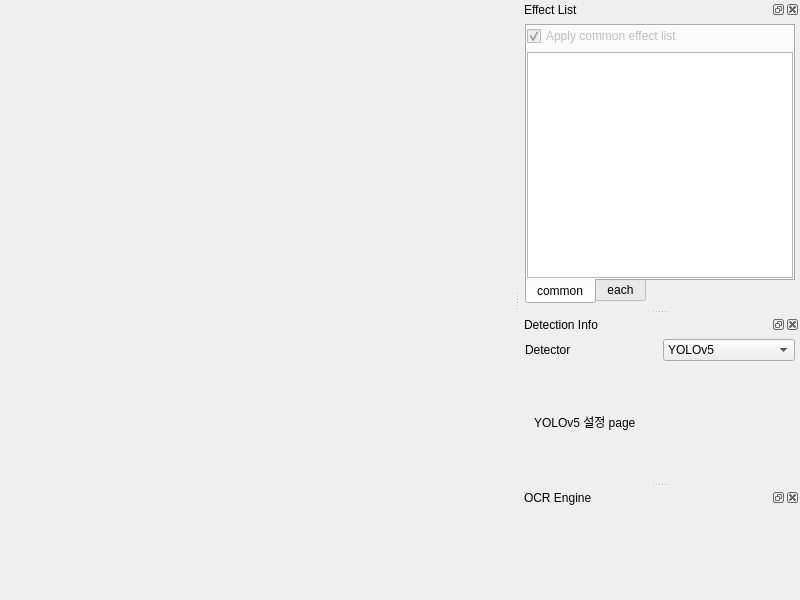
<?xml version="1.0" encoding="UTF-8"?>
<ui version="4.0">
 <class>MainWindow</class>
 <widget class="QMainWindow" name="MainWindow">
  <property name="geometry">
   <rect>
    <x>0</x>
    <y>0</y>
    <width>800</width>
    <height>600</height>
   </rect>
  </property>
  <property name="windowTitle">
   <string>Setting View Widget</string>
  </property>
  <widget class="QWidget" name="centralwidget">
   <layout class="QGridLayout" name="gridLayout_3">
    <property name="leftMargin">
     <number>0</number>
    </property>
    <property name="topMargin">
     <number>0</number>
    </property>
    <property name="rightMargin">
     <number>0</number>
    </property>
    <property name="bottomMargin">
     <number>0</number>
    </property>
    <item row="0" column="0">
     <layout class="QGridLayout" name="layoutSettingView"/>
    </item>
   </layout>
  </widget>
  <widget class="QDockWidget" name="dock_effect">
   <property name="windowTitle">
    <string>Effect List</string>
   </property>
   <attribute name="dockWidgetArea">
    <number>2</number>
   </attribute>
   <widget class="QWidget" name="dockWidgetContents">
    <layout class="QGridLayout" name="gridLayout_2">
     <property name="leftMargin">
      <number>5</number>
     </property>
     <property name="topMargin">
      <number>5</number>
     </property>
     <property name="rightMargin">
      <number>5</number>
     </property>
     <property name="bottomMargin">
      <number>5</number>
     </property>
     <item row="0" column="0">
      <widget class="QTabWidget" name="tab_effectList">
       <property name="enabled">
        <bool>true</bool>
       </property>
       <property name="tabPosition">
        <enum>QTabWidget::South</enum>
       </property>
       <property name="currentIndex">
        <number>0</number>
       </property>
       <widget class="QWidget" name="tab">
        <attribute name="title">
         <string>common</string>
        </attribute>
        <layout class="QGridLayout" name="gridLayout_7">
         <property name="leftMargin">
          <number>0</number>
         </property>
         <property name="topMargin">
          <number>0</number>
         </property>
         <property name="rightMargin">
          <number>0</number>
         </property>
         <property name="bottomMargin">
          <number>0</number>
         </property>
         <item row="0" column="0">
          <widget class="QCheckBox" name="chk_applyCommonEffect">
           <property name="enabled">
            <bool>false</bool>
           </property>
           <property name="toolTip">
            <string>공통 이미지 효과를 적용</string>
           </property>
           <property name="text">
            <string>Apply common effect list</string>
           </property>
           <property name="checkable">
            <bool>true</bool>
           </property>
           <property name="checked">
            <bool>true</bool>
           </property>
          </widget>
         </item>
         <item row="1" column="0">
          <widget class="QListWidget" name="lw_commonEffectList">
           <property name="selectionMode">
            <enum>QAbstractItemView::NoSelection</enum>
           </property>
           <property name="selectionRectVisible">
            <bool>false</bool>
           </property>
          </widget>
         </item>
        </layout>
       </widget>
       <widget class="QWidget" name="tab_2">
        <property name="enabled">
         <bool>false</bool>
        </property>
        <attribute name="title">
         <string>each</string>
        </attribute>
        <layout class="QGridLayout" name="gridLayout_8">
         <property name="leftMargin">
          <number>5</number>
         </property>
         <property name="topMargin">
          <number>5</number>
         </property>
         <property name="rightMargin">
          <number>5</number>
         </property>
         <property name="bottomMargin">
          <number>5</number>
         </property>
         <item row="0" column="0">
          <widget class="QListWidget" name="lw_eachEffectList"/>
         </item>
        </layout>
       </widget>
      </widget>
     </item>
    </layout>
   </widget>
  </widget>
  <widget class="QDockWidget" name="dock_detector">
   <property name="minimumSize">
    <size>
     <width>192</width>
     <height>150</height>
    </size>
   </property>
   <property name="windowTitle">
    <string>Detection Info</string>
   </property>
   <attribute name="dockWidgetArea">
    <number>2</number>
   </attribute>
   <widget class="QWidget" name="dockWidgetContents_2">
    <layout class="QGridLayout" name="gridLayout_4">
     <property name="leftMargin">
      <number>5</number>
     </property>
     <property name="topMargin">
      <number>5</number>
     </property>
     <property name="rightMargin">
      <number>5</number>
     </property>
     <property name="bottomMargin">
      <number>5</number>
     </property>
     <item row="0" column="0">
      <layout class="QVBoxLayout" name="verticalLayout">
       <item>
        <layout class="QHBoxLayout" name="horizontalLayout">
         <item>
          <widget class="QLabel" name="lbl_detector">
           <property name="text">
            <string>Detector</string>
           </property>
          </widget>
         </item>
         <item>
          <widget class="QComboBox" name="cb_detector">
           <item>
            <property name="text">
             <string>YOLOv5</string>
            </property>
           </item>
           <item>
            <property name="text">
             <string>layout-parser</string>
            </property>
           </item>
           <item>
            <property name="text">
             <string>AE TextSpotter</string>
            </property>
           </item>
           <item>
            <property name="text">
             <string>CDDOD</string>
            </property>
           </item>
           <item>
            <property name="text">
             <string>LayoutLM</string>
            </property>
           </item>
           <item>
            <property name="text">
             <string>LayoutLMv2</string>
            </property>
           </item>
           <item>
            <property name="text">
             <string>CRAFT</string>
            </property>
           </item>
          </widget>
         </item>
        </layout>
       </item>
       <item>
        <widget class="QStackedWidget" name="st_detector">
         <property name="currentIndex">
          <number>0</number>
         </property>
         <widget class="QWidget" name="page">
          <layout class="QGridLayout" name="gridLayout_5">
           <item row="0" column="0">
            <widget class="QLabel" name="label">
             <property name="text">
              <string>YOLOv5 설정 page</string>
             </property>
            </widget>
           </item>
          </layout>
         </widget>
         <widget class="QWidget" name="page_3">
          <layout class="QGridLayout" name="gridLayout_6">
           <item row="0" column="0">
            <widget class="QLabel" name="label_2">
             <property name="text">
              <string>layout-parser 설정 page</string>
             </property>
            </widget>
           </item>
          </layout>
         </widget>
         <widget class="QWidget" name="page_4">
          <layout class="QGridLayout" name="gridLayout_9">
           <item row="0" column="0">
            <widget class="QLabel" name="label_3">
             <property name="text">
              <string>AE TextSpotter 설정 page</string>
             </property>
            </widget>
           </item>
          </layout>
         </widget>
         <widget class="QWidget" name="page_5">
          <layout class="QGridLayout" name="gridLayout_10">
           <item row="0" column="0">
            <widget class="QLabel" name="label_4">
             <property name="text">
              <string>CDDOD 설정 page</string>
             </property>
            </widget>
           </item>
          </layout>
         </widget>
         <widget class="QWidget" name="page_6">
          <layout class="QGridLayout" name="gridLayout_11">
           <item row="0" column="0">
            <widget class="QLabel" name="label_5">
             <property name="text">
              <string>LayoutLM 설정 page</string>
             </property>
            </widget>
           </item>
          </layout>
         </widget>
         <widget class="QWidget" name="page_7">
          <layout class="QGridLayout" name="gridLayout_12">
           <item row="0" column="0">
            <widget class="QLabel" name="label_6">
             <property name="text">
              <string>LayoutLMv2 설정 page</string>
             </property>
            </widget>
           </item>
          </layout>
         </widget>
         <widget class="QWidget" name="page_2">
          <layout class="QGridLayout" name="gridLayout_13">
           <item row="0" column="0">
            <widget class="QLabel" name="label_7">
             <property name="text">
              <string>CRAFT 설정 page</string>
             </property>
            </widget>
           </item>
          </layout>
         </widget>
        </widget>
       </item>
      </layout>
     </item>
    </layout>
   </widget>
  </widget>
  <widget class="QDockWidget" name="dock_ocrEngine">
   <property name="minimumSize">
    <size>
     <width>62</width>
     <height>100</height>
    </size>
   </property>
   <property name="windowTitle">
    <string>OCR Engine</string>
   </property>
   <attribute name="dockWidgetArea">
    <number>2</number>
   </attribute>
   <widget class="QWidget" name="dockWidgetContents_3"/>
  </widget>
 </widget>
 <resources/>
 <connections>
  <connection>
   <sender>cb_detector</sender>
   <signal>currentIndexChanged(int)</signal>
   <receiver>st_detector</receiver>
   <slot>setCurrentIndex(int)</slot>
   <hints>
    <hint type="sourcelabel">
     <x>702</x>
     <y>272</y>
    </hint>
    <hint type="destinationlabel">
     <x>695</x>
     <y>309</y>
    </hint>
   </hints>
  </connection>
 </connections>
</ui>
